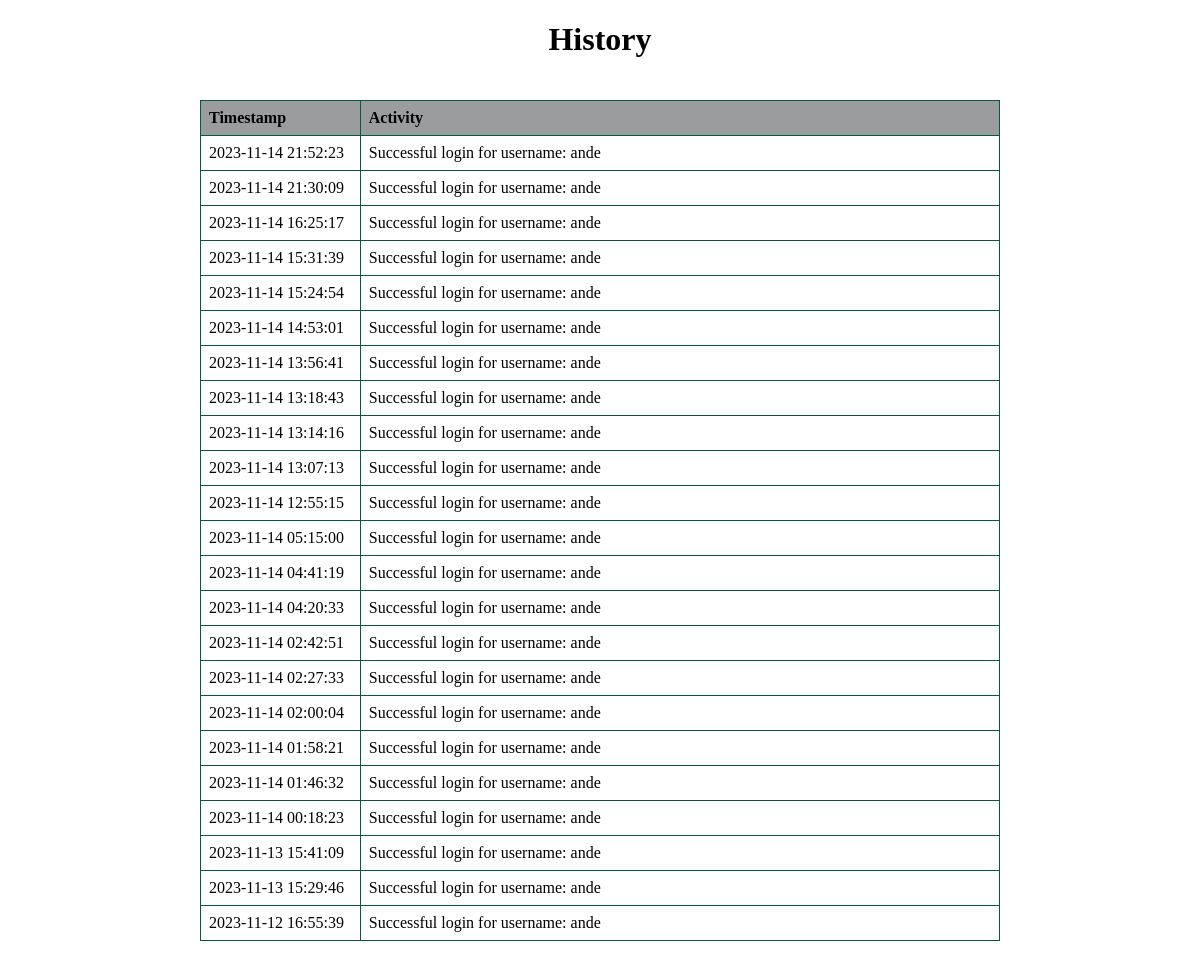
The page /applicant_activity_log.php on the database its author committed.
### tables this page shows
CREATE TABLE `app_activity_log` (
  `logg_id` int(11) NOT NULL,
  `timestamp` timestamp NOT NULL DEFAULT current_timestamp() ON UPDATE current_timestamp(),
  `activity_message` text NOT NULL
);

### applicant_activity_log.php (the view, shortened to what this page needs)
<?php
include('connection.php');
$query = "SELECT * FROM app_activity_log ORDER BY timestamp DESC";
$result = mysqli_query($conn, $query);
$logEntries = array();
if ($result) {
    while ($row = mysqli_fetch_assoc($result)) {
        $logEntries[] = $row;
    }
}
?>
<!DOCTYPE html>
<html>
<head>
    <link rel="stylesheet" href="styles/acti_logs.css">
</head>
<body>
        <h1>History</h1>
        <div class="container">
        <table class="activity-table">
            <thead>
                <tr>
                    <th>Timestamp</th>
                    <th>Activity</th>
                </tr>
            </thead>
            <tbody>
                <?php
                foreach ($logEntries as $entry) {
                    echo '<tr>';
                    echo '<td class="timestamp">' . htmlspecialchars($entry['timestamp']) . '</td>';
                    echo '<td class="activity">' . htmlspecialchars($entry['activity_message']) . '</td>';
                    echo '</tr>';
                }
                ?>
            </tbody>
        </table>
    </div>
</body>
</html>

### styles/acti_logs.css (style rules this page uses)
.activity-table { border-collapse: collapse; width: 100%; }
.activity-table th, .activity-table td { border: 1px solid #055844; padding: 8px; text-align: left; }
.activity-table th { background-color: #68696da8; }
.timestamp { width: 20%; }
.activity { width: 80%; }
.container { max-width: 800px; margin: 0 auto; padding: 20px; }
h1 { text-align: center; }

### rows shown on the page
app_activity_log: timestamp "2023-11-14 21:52:23", activity_message "Successful login for username: ande"
app_activity_log: timestamp "2023-11-14 21:30:09", activity_message "Successful login for username: ande"
app_activity_log: timestamp "2023-11-14 16:25:17", activity_message "Successful login for username: ande"
app_activity_log: timestamp "2023-11-14 15:31:39", activity_message "Successful login for username: ande"
app_activity_log: timestamp "2023-11-14 15:24:54", activity_message "Successful login for username: ande"
app_activity_log: timestamp "2023-11-14 14:53:01", activity_message "Successful login for username: ande"
app_activity_log: timestamp "2023-11-14 13:56:41", activity_message "Successful login for username: ande"
app_activity_log: timestamp "2023-11-14 13:18:43", activity_message "Successful login for username: ande"
app_activity_log: timestamp "2023-11-14 13:14:16", activity_message "Successful login for username: ande"
app_activity_log: timestamp "2023-11-14 13:07:13", activity_message "Successful login for username: ande"
app_activity_log: timestamp "2023-11-14 12:55:15", activity_message "Successful login for username: ande"
app_activity_log: timestamp "2023-11-14 05:15:00", activity_message "Successful login for username: ande"
app_activity_log: timestamp "2023-11-14 04:41:19", activity_message "Successful login for username: ande"
app_activity_log: timestamp "2023-11-14 04:20:33", activity_message "Successful login for username: ande"
app_activity_log: timestamp "2023-11-14 02:42:51", activity_message "Successful login for username: ande"
app_activity_log: timestamp "2023-11-14 02:27:33", activity_message "Successful login for username: ande"
app_activity_log: timestamp "2023-11-14 02:00:04", activity_message "Successful login for username: ande"
app_activity_log: timestamp "2023-11-14 01:58:21", activity_message "Successful login for username: ande"
app_activity_log: timestamp "2023-11-14 01:46:32", activity_message "Successful login for username: ande"
app_activity_log: timestamp "2023-11-14 00:18:23", activity_message "Successful login for username: ande"
app_activity_log: timestamp "2023-11-13 15:41:09", activity_message "Successful login for username: ande"
app_activity_log: timestamp "2023-11-13 15:29:46", activity_message "Successful login for username: ande"
app_activity_log: timestamp "2023-11-12 16:55:39", activity_message "Successful login for username: ande"
